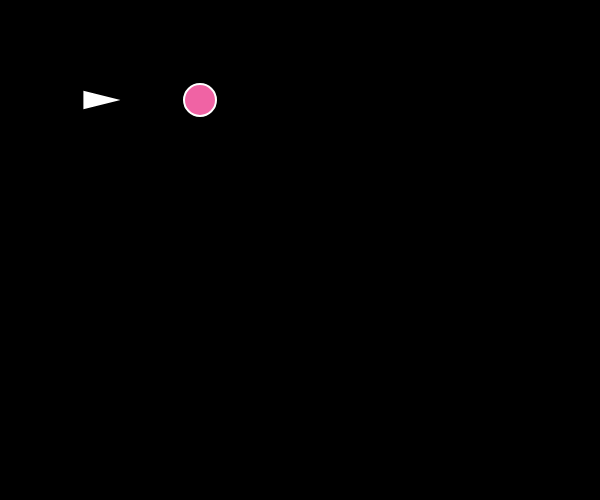
Frame 1 (no input)
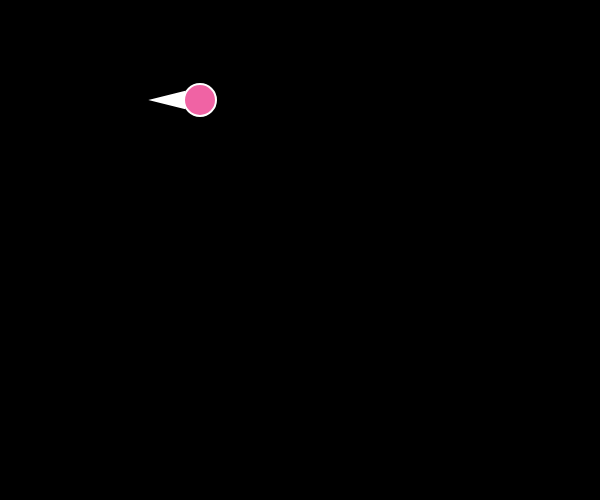
Frame 60 (no input)
Frame 120 (the mouse pressed at the canvas centre since frame 60): identical to frame 60, image omitted

The p5.js sketch that drew these frames (run headless with seeded random() and noise() and a simulated clock; from frame 60 on, the mouse is pressed at the canvas centre):

// p5.js sketch
// ── sketch.js
let pursuer;
let target;

function setup() {
  createCanvas(600, 500);
  pursuer = new Vehicle(100, 100);
  target = new Target(200, 100);
}

function draw() {
  background(0);

  let steering = pursuer.seek(target.pos);
  pursuer.applyForce(steering);
  pursuer.update();
  pursuer.draw();

  target.draw();
}

// ── vehicle.js
class Vehicle {
  constructor(x, y) {
    this.pos = createVector(x, y);
    this.vel = createVector(0, 0);
    this.acc = createVector(0, 0);
    this.maxSpeed = 6;
    this.maxForce = 0.4;
    this.r = 16;
  }

  evade(vehicle) {
    let pursuit = this.pursue(vehicle);
    pursuit.mult(-1);
    return pursuit;
  }

  pursue(vehicle) {
    let target = vehicle.pos.copy();
    let prediction = vehicle.vel.copy();
    prediction.mult(10);
    target.add(prediction);
    return this.seek(target);
  }

  flee(target) {
    return this.seek(target).mult(-1);
  }

  seek(target) {
    let force = p5.Vector.sub(target, this.pos);
    force.setMag(this.maxSpeed);
    force.sub(this.vel);
    force.limit(this.maxForce);
    return force;
  }

  arrive(target) {
    let force = p5.Vector.sub(target, this.pos);
    let slowRadius = 100;
    let dist = force.mag();
    if (dist < slowRadius) {
      let desiredSpeed = map(dist, 0, slowRadius, 0, this.maxSpeed);
      force.setMag(desiredSpeed);
    } else {
      force.setMag(this.maxSpeed);
    }
    force.sub(this.vel);
    force.limit(this.maxForce);
    return force;
  }

  // Newton's second law
  applyForce(force) {
    this.acc.add(force);
  }

  update() {
    this.vel.add(this.acc);
    this.vel.limit(this.maxSpeed);
    this.pos.add(this.vel);
    this.acc.set(0, 0);
  }

  draw() {
    stroke(255);
    strokeWeight(2);
    fill(255);
    push();
    translate(this.pos.x, this.pos.y);
    rotate(this.vel.heading());
    triangle(-this.r, -this.r / 2, -this.r, this.r / 2, this.r, 0);
    pop();
  }
}

class Target extends Vehicle {
  constructor(x, y) {
    super(x, y);
    this.vel = p5.Vector.random2D();
    this.vel.mult(5);
  }

  draw() {
    stroke(255);
    strokeWeight(2);
    fill("#F063A4");
    push();
    translate(this.pos.x, this.pos.y);
    circle(0, 0, this.r * 2);
    pop();
  }
}
